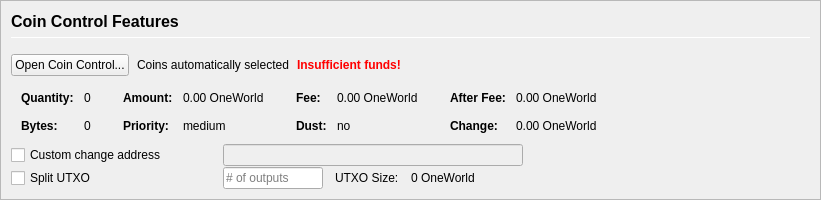
         <widget class="QFrame" name="frameCoinControl">
          <property name="sizePolicy">
           <sizepolicy hsizetype="Expanding" vsizetype="Expanding">
            <horstretch>0</horstretch>
            <verstretch>0</verstretch>
           </sizepolicy>
          </property>
          <property name="maximumSize">
           <size>
            <width>16777215</width>
            <height>16777215</height>
           </size>
          </property>
          <property name="frameShape">
           <enum>QFrame::StyledPanel</enum>
          </property>
          <property name="frameShadow">
           <enum>QFrame::Sunken</enum>
          </property>
          <layout class="QVBoxLayout" name="verticalLayoutCoinControl2">
           <property name="spacing">
            <number>0</number>
           </property>
           <property name="leftMargin">
            <number>0</number>
           </property>
           <property name="topMargin">
            <number>0</number>
           </property>
           <property name="rightMargin">
            <number>0</number>
           </property>
           <property name="bottomMargin">
            <number>0</number>
           </property>
           <item>
            <widget class="QFrame" name="frameCoinControl_BG">
             <layout class="QVBoxLayout" name="verticalLayoutCoinControl" stretch="0,0,0,0,0,0">
              <property name="spacing">
               <number>1</number>
              </property>
              <property name="leftMargin">
               <number>10</number>
              </property>
              <property name="topMargin">
               <number>10</number>
              </property>
              <item>
               <layout class="QHBoxLayout" name="horizontalLayoutCoinControl1">
                <property name="bottomMargin">
                 <number>15</number>
                </property>
                <item>
                 <layout class="QVBoxLayout" name="verticalLayout_3">
                  <property name="spacing">
                   <number>6</number>
                  </property>
                  <item>
                   <widget class="QLabel" name="labelCoinControlFeatures">
                    <property name="sizePolicy">
                     <sizepolicy hsizetype="Preferred" vsizetype="Maximum">
                      <horstretch>0</horstretch>
                      <verstretch>0</verstretch>
                     </sizepolicy>
                    </property>
                    <property name="minimumSize">
                     <size>
                      <width>0</width>
                      <height>20</height>
                     </size>
                    </property>
                    <property name="font">
                     <font>
                      <pointsize>12</pointsize>
                      <weight>75</weight>
                      <bold>true</bold>
                     </font>
                    </property>
                    <property name="styleSheet">
                     <string notr="true">font-weight:bold;</string>
                    </property>
                    <property name="text">
                     <string>Coin Control Features</string>
                    </property>
                   </widget>
                  </item>
                  <item>
                   <widget class="Line" name="line">
                    <property name="minimumSize">
                     <size>
                      <width>0</width>
                      <height>1</height>
                     </size>
                    </property>
                    <property name="maximumSize">
                     <size>
                      <width>16777215</width>
                      <height>1</height>
                     </size>
                    </property>
                    <property name="orientation">
                     <enum>Qt::Horizontal</enum>
                    </property>
                   </widget>
                  </item>
                 </layout>
                </item>
               </layout>
              </item>
              <item>
               <layout class="QHBoxLayout" name="horizontalLayoutCoinControl2" stretch="0,0,0,0">
                <property name="spacing">
                 <number>8</number>
                </property>
                <property name="bottomMargin">
                 <number>10</number>
                </property>
                <item>
                 <widget class="QPushButton" name="pushButtonCoinControl">
                  <property name="styleSheet">
                   <string notr="true"/>
                  </property>
                  <property name="text">
                   <string>Open Coin Control...</string>
                  </property>
                  <property name="autoDefault">
                   <bool>false</bool>
                  </property>
                 </widget>
                </item>
                <item>
                 <widget class="QLabel" name="labelCoinControlAutomaticallySelected">
                  <property name="text">
                   <string>Coins automatically selected</string>
                  </property>
                  <property name="margin">
                   <number>5</number>
                  </property>
                 </widget>
                </item>
                <item>
                 <widget class="QLabel" name="labelCoinControlInsuffFunds">
                  <property name="font">
                   <font>
                    <weight>75</weight>
                    <bold>true</bold>
                   </font>
                  </property>
                  <property name="styleSheet">
                   <string notr="true">color:red;font-weight:bold;</string>
                  </property>
                  <property name="text">
                   <string>Insufficient funds!</string>
                  </property>
                  <property name="margin">
                   <number>5</number>
                  </property>
                 </widget>
                </item>
                <item>
                 <spacer name="horizontalSpacerCoinControl">
                  <property name="orientation">
                   <enum>Qt::Horizontal</enum>
                  </property>
                  <property name="sizeHint" stdset="0">
                   <size>
                    <width>40</width>
                    <height>1</height>
                   </size>
                  </property>
                 </spacer>
                </item>
               </layout>
              </item>
              <item>
               <widget class="QWidget" name="widgetCoinControl" native="true">
                <property name="sizePolicy">
                 <sizepolicy hsizetype="Preferred" vsizetype="Preferred">
                  <horstretch>0</horstretch>
                  <verstretch>0</verstretch>
                 </sizepolicy>
                </property>
                <property name="minimumSize">
                 <size>
                  <width>0</width>
                  <height>0</height>
                 </size>
                </property>
                <property name="styleSheet">
                 <string notr="true"/>
                </property>
                <layout class="QHBoxLayout" name="horizontalLayoutCoinControl5">
                 <property name="leftMargin">
                  <number>0</number>
                 </property>
                 <property name="topMargin">
                  <number>0</number>
                 </property>
                 <property name="rightMargin">
                  <number>0</number>
                 </property>
                 <property name="bottomMargin">
                  <number>0</number>
                 </property>
                 <item>
                  <layout class="QHBoxLayout" name="horizontalLayoutCoinControl3" stretch="0,0,0,1">
                   <property name="spacing">
                    <number>20</number>
                   </property>
                   <property name="topMargin">
                    <number>0</number>
                   </property>
                   <property name="bottomMargin">
                    <number>10</number>
                   </property>
                   <item>
                    <layout class="QFormLayout" name="formLayoutCoinControl1">
                     <property name="horizontalSpacing">
                      <number>10</number>
                     </property>
                     <property name="verticalSpacing">
                      <number>14</number>
                     </property>
                     <property name="leftMargin">
                      <number>10</number>
                     </property>
                     <property name="topMargin">
                      <number>4</number>
                     </property>
                     <property name="rightMargin">
                      <number>6</number>
                     </property>
                     <item row="0" column="0">
                      <widget class="QLabel" name="labelCoinControlQuantityText">
                       <property name="font">
                        <font>
                         <weight>75</weight>
                         <bold>true</bold>
                        </font>
                       </property>
                       <property name="text">
                        <string>Quantity:</string>
                       </property>
                       <property name="margin">
                        <number>0</number>
                       </property>
                      </widget>
                     </item>
                     <item row="0" column="1">
                      <widget class="QLabel" name="labelCoinControlQuantity">
                       <property name="cursor">
                        <cursorShape>IBeamCursor</cursorShape>
                       </property>
                       <property name="contextMenuPolicy">
                        <enum>Qt::ActionsContextMenu</enum>
                       </property>
                       <property name="text">
                        <string notr="true">0</string>
                       </property>
                       <property name="margin">
                        <number>0</number>
                       </property>
                       <property name="textInteractionFlags">
                        <set>Qt::LinksAccessibleByMouse|Qt::TextSelectableByKeyboard|Qt::TextSelectableByMouse</set>
                       </property>
                      </widget>
                     </item>
                     <item row="1" column="0">
                      <widget class="QLabel" name="labelCoinControlBytesText">
                       <property name="font">
                        <font>
                         <weight>75</weight>
                         <bold>true</bold>
                        </font>
                       </property>
                       <property name="text">
                        <string>Bytes:</string>
                       </property>
                      </widget>
                     </item>
                     <item row="1" column="1">
                      <widget class="QLabel" name="labelCoinControlBytes">
                       <property name="cursor">
                        <cursorShape>IBeamCursor</cursorShape>
                       </property>
                       <property name="contextMenuPolicy">
                        <enum>Qt::ActionsContextMenu</enum>
                       </property>
                       <property name="text">
                        <string notr="true">0</string>
                       </property>
                       <property name="textInteractionFlags">
                        <set>Qt::LinksAccessibleByMouse|Qt::TextSelectableByKeyboard|Qt::TextSelectableByMouse</set>
                       </property>
                      </widget>
                     </item>
                    </layout>
                   </item>
                   <item>
                    <layout class="QFormLayout" name="formLayoutCoinControl2">
                     <property name="horizontalSpacing">
                      <number>10</number>
                     </property>
                     <property name="verticalSpacing">
                      <number>14</number>
                     </property>
                     <property name="leftMargin">
                      <number>6</number>
                     </property>
                     <property name="topMargin">
                      <number>4</number>
                     </property>
                     <property name="rightMargin">
                      <number>6</number>
                     </property>
                     <item row="0" column="0">
                      <widget class="QLabel" name="labelCoinControlAmountText">
                       <property name="font">
                        <font>
                         <weight>75</weight>
                         <bold>true</bold>
                        </font>
                       </property>
                       <property name="text">
                        <string>Amount:</string>
                       </property>
                       <property name="margin">
                        <number>0</number>
                       </property>
                      </widget>
                     </item>
                     <item row="0" column="1">
                      <widget class="QLabel" name="labelCoinControlAmount">
                       <property name="cursor">
                        <cursorShape>IBeamCursor</cursorShape>
                       </property>
                       <property name="contextMenuPolicy">
                        <enum>Qt::ActionsContextMenu</enum>
                       </property>
                       <property name="text">
                        <string notr="true">0.00 OneWorld</string>
                       </property>
                       <property name="textInteractionFlags">
                        <set>Qt::LinksAccessibleByMouse|Qt::TextSelectableByKeyboard|Qt::TextSelectableByMouse</set>
                       </property>
                      </widget>
                     </item>
                     <item row="1" column="0">
                      <widget class="QLabel" name="labelCoinControlPriorityText">
                       <property name="font">
                        <font>
                         <weight>75</weight>
                         <bold>true</bold>
                        </font>
                       </property>
                       <property name="text">
                        <string>Priority:</string>
                       </property>
                      </widget>
                     </item>
                     <item row="1" column="1">
                      <widget class="QLabel" name="labelCoinControlPriority">
                       <property name="cursor">
                        <cursorShape>IBeamCursor</cursorShape>
                       </property>
                       <property name="contextMenuPolicy">
                        <enum>Qt::ActionsContextMenu</enum>
                       </property>
                       <property name="text">
                        <string>medium</string>
                       </property>
                       <property name="textInteractionFlags">
                        <set>Qt::LinksAccessibleByMouse|Qt::TextSelectableByKeyboard|Qt::TextSelectableByMouse</set>
                       </property>
                      </widget>
                     </item>
                    </layout>
                   </item>
                   <item>
                    <layout class="QFormLayout" name="formLayoutCoinControl3">
                     <property name="horizontalSpacing">
                      <number>10</number>
                     </property>
                     <property name="verticalSpacing">
                      <number>14</number>
                     </property>
                     <property name="leftMargin">
                      <number>6</number>
                     </property>
                     <property name="topMargin">
                      <number>4</number>
                     </property>
                     <property name="rightMargin">
                      <number>6</number>
                     </property>
                     <item row="0" column="0">
                      <widget class="QLabel" name="labelCoinControlFeeText">
                       <property name="font">
                        <font>
                         <weight>75</weight>
                         <bold>true</bold>
                        </font>
                       </property>
                       <property name="text">
                        <string>Fee:</string>
                       </property>
                       <property name="margin">
                        <number>0</number>
                       </property>
                      </widget>
                     </item>
                     <item row="0" column="1">
                      <widget class="QLabel" name="labelCoinControlFee">
                       <property name="cursor">
                        <cursorShape>IBeamCursor</cursorShape>
                       </property>
                       <property name="contextMenuPolicy">
                        <enum>Qt::ActionsContextMenu</enum>
                       </property>
                       <property name="text">
                        <string notr="true">0.00 OneWorld</string>
                       </property>
                       <property name="textInteractionFlags">
                        <set>Qt::LinksAccessibleByMouse|Qt::TextSelectableByKeyboard|Qt::TextSelectableByMouse</set>
                       </property>
                      </widget>
                     </item>
                     <item row="1" column="0">
                      <widget class="QLabel" name="labelCoinControlLowOutputText">
                       <property name="font">
                        <font>
                         <weight>75</weight>
                         <bold>true</bold>
                        </font>
                       </property>
                       <property name="text">
                        <string>Dust:</string>
                       </property>
                      </widget>
                     </item>
                     <item row="1" column="1">
                      <widget class="QLabel" name="labelCoinControlLowOutput">
                       <property name="cursor">
                        <cursorShape>IBeamCursor</cursorShape>
                       </property>
                       <property name="contextMenuPolicy">
                        <enum>Qt::ActionsContextMenu</enum>
                       </property>
                       <property name="text">
                        <string>no</string>
                       </property>
                       <property name="textInteractionFlags">
                        <set>Qt::LinksAccessibleByMouse|Qt::TextSelectableByKeyboard|Qt::TextSelectableByMouse</set>
                       </property>
                      </widget>
                     </item>
                    </layout>
                   </item>
                   <item>
                    <layout class="QFormLayout" name="formLayoutCoinControl4">
                     <property name="horizontalSpacing">
                      <number>10</number>
                     </property>
                     <property name="verticalSpacing">
                      <number>14</number>
                     </property>
                     <property name="leftMargin">
                      <number>6</number>
                     </property>
                     <property name="topMargin">
                      <number>4</number>
                     </property>
                     <property name="rightMargin">
                      <number>6</number>
                     </property>
                     <item row="0" column="0">
                      <widget class="QLabel" name="labelCoinControlAfterFeeText">
                       <property name="font">
                        <font>
                         <weight>75</weight>
                         <bold>true</bold>
                        </font>
                       </property>
                       <property name="text">
                        <string>After Fee:</string>
                       </property>
                       <property name="margin">
                        <number>0</number>
                       </property>
                      </widget>
                     </item>
                     <item row="0" column="1">
                      <widget class="QLabel" name="labelCoinControlAfterFee">
                       <property name="cursor">
                        <cursorShape>IBeamCursor</cursorShape>
                       </property>
                       <property name="contextMenuPolicy">
                        <enum>Qt::ActionsContextMenu</enum>
                       </property>
                       <property name="text">
                        <string notr="true">0.00 OneWorld</string>
                       </property>
                       <property name="textInteractionFlags">
                        <set>Qt::LinksAccessibleByMouse|Qt::TextSelectableByKeyboard|Qt::TextSelectableByMouse</set>
                       </property>
                      </widget>
                     </item>
                     <item row="1" column="0">
                      <widget class="QLabel" name="labelCoinControlChangeText">
                       <property name="font">
                        <font>
                         <weight>75</weight>
                         <bold>true</bold>
                        </font>
                       </property>
                       <property name="text">
                        <string>Change:</string>
                       </property>
                      </widget>
                     </item>
                     <item row="1" column="1">
                      <widget class="QLabel" name="labelCoinControlChange">
                       <property name="cursor">
                        <cursorShape>IBeamCursor</cursorShape>
                       </property>
                       <property name="contextMenuPolicy">
                        <enum>Qt::ActionsContextMenu</enum>
                       </property>
                       <property name="text">
                        <string notr="true">0.00 OneWorld</string>
                       </property>
                       <property name="textInteractionFlags">
                        <set>Qt::LinksAccessibleByMouse|Qt::TextSelectableByKeyboard|Qt::TextSelectableByMouse</set>
                       </property>
                      </widget>
                     </item>
                    </layout>
                   </item>
                  </layout>
                 </item>
                </layout>
               </widget>
              </item>
              <item>
               <layout class="QHBoxLayout" name="horizontalLayoutCoinControl4">
                <property name="spacing">
                 <number>12</number>
                </property>
                <property name="sizeConstraint">
                 <enum>QLayout::SetDefaultConstraint</enum>
                </property>
                <property name="topMargin">
                 <number>0</number>
                </property>
                <property name="rightMargin">
                 <number>0</number>
                </property>
                <item>
                 <widget class="QCheckBox" name="checkBoxCoinControlChange">
                  <property name="sizePolicy">
                   <sizepolicy hsizetype="Preferred" vsizetype="Preferred">
                    <horstretch>0</horstretch>
                    <verstretch>0</verstretch>
                   </sizepolicy>
                  </property>
                  <property name="minimumSize">
                   <size>
                    <width>200</width>
                    <height>0</height>
                   </size>
                  </property>
                  <property name="maximumSize">
                   <size>
                    <width>200</width>
                    <height>16777215</height>
                   </size>
                  </property>
                  <property name="toolTip">
                   <string>If this is activated, but the change address is empty or invalid, change will be sent to a newly generated address.</string>
                  </property>
                  <property name="text">
                   <string>Custom change address</string>
                  </property>
                 </widget>
                </item>
                <item>
                 <widget class="QValidatedLineEdit" name="lineEditCoinControlChange">
                  <property name="enabled">
                   <bool>false</bool>
                  </property>
                  <property name="sizePolicy">
                   <sizepolicy hsizetype="Preferred" vsizetype="Preferred">
                    <horstretch>0</horstretch>
                    <verstretch>0</verstretch>
                   </sizepolicy>
                  </property>
                  <property name="minimumSize">
                   <size>
                    <width>300</width>
                    <height>0</height>
                   </size>
                  </property>
                 </widget>
                </item>
                <item>
                 <widget class="QLabel" name="labelCoinControlChangeLabel">
                  <property name="sizePolicy">
                   <sizepolicy hsizetype="Preferred" vsizetype="Preferred">
                    <horstretch>0</horstretch>
                    <verstretch>0</verstretch>
                   </sizepolicy>
                  </property>
                  <property name="minimumSize">
                   <size>
                    <width>100</width>
                    <height>0</height>
                   </size>
                  </property>
                  <property name="text">
                   <string/>
                  </property>
                  <property name="margin">
                   <number>3</number>
                  </property>
                 </widget>
                </item>
               </layout>
              </item>
              <item>
               <layout class="QHBoxLayout" name="horizontalLayoutCoinControl6">
                <property name="spacing">
                 <number>12</number>
                </property>
                <property name="rightMargin">
                 <number>0</number>
                </property>
                <item>
                 <widget class="QCheckBox" name="splitBlockCheckBox">
                  <property name="sizePolicy">
                   <sizepolicy hsizetype="Preferred" vsizetype="Preferred">
                    <horstretch>0</horstretch>
                    <verstretch>0</verstretch>
                   </sizepolicy>
                  </property>
                  <property name="minimumSize">
                   <size>
                    <width>200</width>
                    <height>0</height>
                   </size>
                  </property>
                  <property name="maximumSize">
                   <size>
                    <width>200</width>
                    <height>16777215</height>
                   </size>
                  </property>
                  <property name="text">
                   <string>Split UTXO</string>
                  </property>
                 </widget>
                </item>
                <item>
                 <widget class="QLineEdit" name="splitBlockLineEdit">
                  <property name="sizePolicy">
                   <sizepolicy hsizetype="Preferred" vsizetype="Preferred">
                    <horstretch>50</horstretch>
                    <verstretch>0</verstretch>
                   </sizepolicy>
                  </property>
                  <property name="minimumSize">
                   <size>
                    <width>100</width>
                    <height>0</height>
                   </size>
                  </property>
                  <property name="maximumSize">
                   <size>
                    <width>100</width>
                    <height>16777215</height>
                   </size>
                  </property>
                  <property name="placeholderText">
                   <string># of outputs</string>
                  </property>
                 </widget>
                </item>
                <item>
                 <widget class="QLabel" name="labelBlockSizeText">
                  <property name="text">
                   <string>UTXO Size:</string>
                  </property>
                 </widget>
                </item>
                <item>
                 <widget class="QLabel" name="labelBlockSize">
                  <property name="text">
                   <string>0 OneWorld</string>
                  </property>
                 </widget>
                </item>
                <item>
                 <spacer name="horizontalSpacer_7">
                  <property name="orientation">
                   <enum>Qt::Horizontal</enum>
                  </property>
                  <property name="sizeHint" stdset="0">
                   <size>
                    <width>40</width>
                    <height>20</height>
                   </size>
                  </property>
                 </spacer>
                </item>
               </layout>
              </item>
              <item>
               <spacer name="verticalSpacerCoinControl">
                <property name="orientation">
                 <enum>Qt::Vertical</enum>
                </property>
                <property name="sizeHint" stdset="0">
                 <size>
                  <width>800</width>
                  <height>1</height>
                 </size>
                </property>
               </spacer>
              </item>
             </layout>
            </widget>
           </item>
          </layout>
         </widget>
